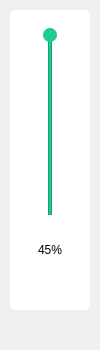
<?xml version="1.0" encoding="UTF-8"?>
<ui version="4.0">
 <class>VolumeTool</class>
 <widget class="QWidget" name="VolumeTool">
  <property name="geometry">
   <rect>
    <x>0</x>
    <y>0</y>
    <width>100</width>
    <height>350</height>
   </rect>
  </property>
  <property name="windowTitle">
   <string>Form</string>
  </property>
  <widget class="QWidget" name="volumeWidget" native="true">
   <property name="geometry">
    <rect>
     <x>10</x>
     <y>10</y>
     <width>80</width>
     <height>300</height>
    </rect>
   </property>
   <property name="styleSheet">
    <string notr="true">#volumeWidget
{
	background-color:#FFFFFF;
	border-radius: 5px;
}</string>
   </property>
   <widget class="QPushButton" name="silenceBtn">
    <property name="geometry">
     <rect>
      <x>0</x>
      <y>255</y>
      <width>80</width>
      <height>45</height>
     </rect>
    </property>
    <property name="minimumSize">
     <size>
      <width>80</width>
      <height>45</height>
     </size>
    </property>
    <property name="maximumSize">
     <size>
      <width>80</width>
      <height>45</height>
     </size>
    </property>
    <property name="styleSheet">
     <string notr="true">#silenceBtn:hover
{
	background-color:#B1553F;
}
#silenceBtn
{
	border: none;
}</string>
    </property>
    <property name="text">
     <string/>
    </property>
   </widget>
   <widget class="QLabel" name="volumeRatio">
    <property name="geometry">
     <rect>
      <x>0</x>
      <y>225</y>
      <width>80</width>
      <height>30</height>
     </rect>
    </property>
    <property name="minimumSize">
     <size>
      <width>0</width>
      <height>30</height>
     </size>
    </property>
    <property name="maximumSize">
     <size>
      <width>16777215</width>
      <height>30</height>
     </size>
    </property>
    <property name="styleSheet">
     <string notr="true"/>
    </property>
    <property name="text">
     <string>45%</string>
    </property>
    <property name="alignment">
     <set>Qt::AlignCenter</set>
    </property>
   </widget>
   <widget class="QWidget" name="volumeBox" native="true">
    <property name="enabled">
     <bool>true</bool>
    </property>
    <property name="geometry">
     <rect>
      <x>0</x>
      <y>0</y>
      <width>80</width>
      <height>225</height>
     </rect>
    </property>
    <property name="styleSheet">
     <string notr="true"/>
    </property>
    <widget class="QFrame" name="inLine">
     <property name="geometry">
      <rect>
       <x>38</x>
       <y>25</y>
       <width>4</width>
       <height>180</height>
      </rect>
     </property>
     <property name="styleSheet">
      <string notr="true">#inLine
{
	background-color:#ECECEC;
}</string>
     </property>
     <property name="frameShape">
      <enum>QFrame::StyledPanel</enum>
     </property>
     <property name="frameShadow">
      <enum>QFrame::Raised</enum>
     </property>
    </widget>
    <widget class="QFrame" name="outLine">
     <property name="geometry">
      <rect>
       <x>38</x>
       <y>25</y>
       <width>4</width>
       <height>180</height>
      </rect>
     </property>
     <property name="styleSheet">
      <string notr="true">#outLine
{
	background-color:#1ECC94;
}</string>
     </property>
     <property name="frameShape">
      <enum>QFrame::StyledPanel</enum>
     </property>
     <property name="frameShadow">
      <enum>QFrame::Raised</enum>
     </property>
    </widget>
    <widget class="QPushButton" name="sliderBtn">
     <property name="geometry">
      <rect>
       <x>33</x>
       <y>18</y>
       <width>14</width>
       <height>14</height>
      </rect>
     </property>
     <property name="styleSheet">
      <string notr="true">#sliderBtn
{
	border-radius: 7px;
	background-color: #1ECC94;
}</string>
     </property>
     <property name="text">
      <string/>
     </property>
    </widget>
   </widget>
  </widget>
 </widget>
 <resources/>
 <connections/>
</ui>
